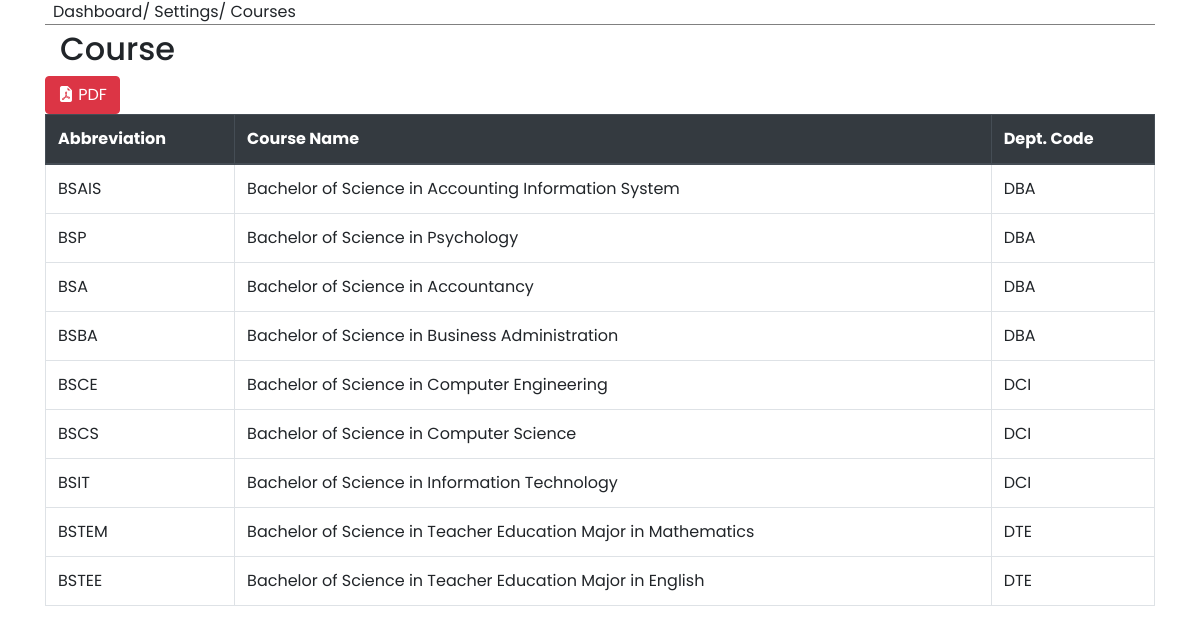
Page /user/courses.php (signed in) on the committed database.
### tables this page shows
CREATE TABLE `courses` (
  `id` int(11) NOT NULL,
  `dept_id` int(11) NOT NULL,
  `course_abb` varchar(50) NOT NULL,
  `course_name` varchar(255) NOT NULL
);

CREATE TABLE `program_dept` (
  `dept_id` int(11) NOT NULL,
  `department_name` varchar(255) NOT NULL,
  `dept_code` varchar(50) NOT NULL,
  `dept_head` varchar(255) NOT NULL
);

### user/courses.php (the view, shortened to what this page needs)
<?php
include 'header.php';
?>
<?php
require 'dbcon.php';
?>
<div class="container" >
  <div style="border-bottom: 1px solid grey; margin-bottom: 5px;" >
     <span class="p-2">Dashboard/ Settings/ Courses</span>
  </div>
</div>
<div class="container">
    <div class="col-md-8">
      <h2>Course</h2>
    </div>
</div>
<div class="container">
<div class="row">
    <div class="col-md-8">
      <a href="./fpdf/courses_pdf.php" class="btn btn-danger" target="_blank"><i class="bi bi-file-earmark-pdf-fill"></i> PDF</a>
    </div>
    <div class="col-md-4">
    </div>
</div>
</div>
<div class="container">
    <table class="table table-bordered table-hover" id="the_table">
      <?php
        $query = "SELECT `courses`.`id` AS `id` , `courses`.`course_abb` AS `abb` ,`program_dept`.`dept_code` AS `dept_code`, `courses`.`course_name` AS `name` FROM `courses` LEFT JOIN `program_dept` ON `courses`.`dept_id` = `program_dept`.`dept_id` ORDER BY `dept_code`";
        $result = $conn->query($query);
        ?>
          <thead class=" thead-dark">
                     <th >Abbreviation</th>
                     <th>Course Name</th>
                     <th>Dept. Code</th>
                  </thead>
             <?php
              while( $row = $result->fetch_assoc()):?>
                  <tr>
                      <td><?php echo  $row['abb']?></td>
                      <td><?php echo  $row['name']?></td>
                      <td><?php echo  $row['dept_code']?></td>
                  </tr>
            <?php endwhile; ?>
    </table>
</div>
<?php
include 'footer.php';
 ?>

### user/css/nav.css (style rules this page uses)
* { margin: 0; padding: 0; box-sizing: border-box; font-family: "Poppins", sans-serif; }

### rows in the picture
courses: course_abb "BSAIS", course_name "Bachelor of Science in Accounting Information System", dept.dept_code "DBA"
courses: course_abb "BSP", course_name "Bachelor of Science in Psychology", dept.dept_code "DBA"
courses: course_abb "BSA", course_name "Bachelor of Science in Accountancy", dept.dept_code "DBA"
courses: course_abb "BSBA", course_name "Bachelor of Science in Business Administration", dept.dept_code "DBA"
courses: course_abb "BSCE", course_name "Bachelor of Science in Computer Engineering", dept.dept_code "DCI"
courses: course_abb "BSCS", course_name "Bachelor of Science in Computer Science", dept.dept_code "DCI"
courses: course_abb "BSIT", course_name "Bachelor of Science in Information Technology", dept.dept_code "DCI"
courses: course_abb "BSTEM", course_name "Bachelor of Science in Teacher Education Major in Mathematics", dept.dept_code "DTE"
courses: course_abb "BSTEE", course_name "Bachelor of Science in Teacher Education Major in English", dept.dept_code "DTE"
